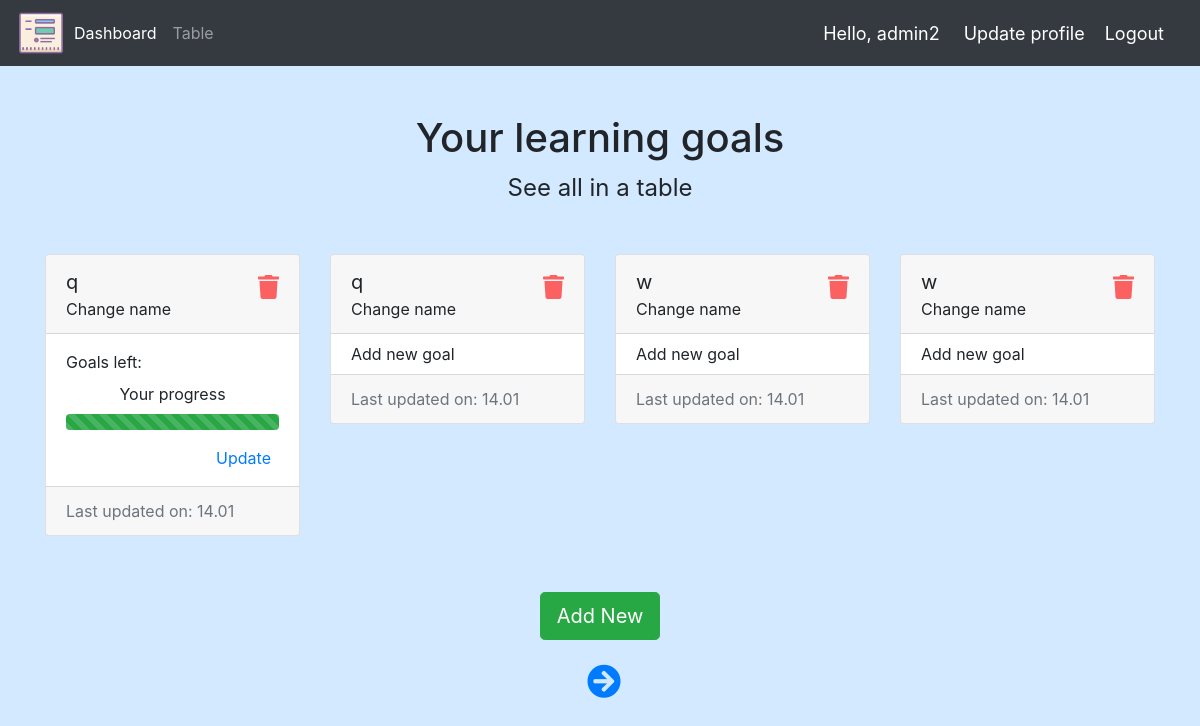
The page /dashboard/ (signed in) on the database its author committed.
### goals/models.py (models this page shows, shortened)
class LearningGoal(models.Model):
    name = models.CharField(blank=True, max_length=40)
    created_at = models.DateTimeField(auto_now_add=True)
    updated_at = models.DateTimeField(auto_now=True)
    user = models.ForeignKey(User, null=True, on_delete=models.CASCADE)

### goals/views.py (the view)
# urls.py: path('dashboard/', views.dashboard, name='dashboard'),
@login_required(login_url='login')
def dashboard(request):
    template_name = 'to_do_manager/dashboard.html'
    LearningGoals = request.user.learninggoal_set.prefetch_related(
         Prefetch('tasks',
                  queryset=SingleTask.objects.filter(completed=False))
                                                                 ).annotate(
                  counter=Count('tasks')).order_by('-updated_at')
    paginator = Paginator(LearningGoals, 4)
    page_number = request.GET.get('page')
    page_obj = paginator.get_page(page_number)
    context = {'page_obj': page_obj}
    return render(request, template_name, context)

### templates/to_do_manager/dashboard.html (shortened to what this page needs)
{% extends "to_do_manager/base.html" %}
{% block content %}
{% load mathfilters %}
<div class="row mt-5">
    <h1 class="col-12 text-center">Your learning goals</h1>
    <a class="col-12 text-center table-link mb-5" href="{% url 'dashboard_table' %}">See all in a table</a></h1>
</div>
<div class="row">
    {% for learninggoal in page_obj  %}
    <div class="col-3">
        <div class="card mb-2">
            <div class="card-header d-flex justify-content-between">
                <div>
                    <p class="mb-0">{{ learninggoal.name }}</p>
                    <a href="{% url 'change_goal_name' learninggoal.pk %}" class="change-link">Change name</a>
                </div>
                <div class="pt-2">
                    <a href="{% url 'delete_goal' learninggoal.pk %}" class="iconfo"><i class="fas fa-trash"></i></a>
                </div>
            </div>
            <div class="card-body py-2">
                {% if learninggoal.counter %}
                <p class="my-2">Goals left:</p>
                {% with numerator=learninggoal.tasks.all.count x=1 denominator=learninggoal.counter|default_if_none:1 %}
                <div class="" d-flex align-items-center flex-column"">
                    <p class="mb-0 mt-2 text-center">Your progress</p>
                    <div class="progress mt-2">
                        <div class="progress-bar progress-bar-striped bg-success" role="progressbar"
                            style="width: {{ denominator|sub:numerator|div:denominator|mul:100 }}%"
                            aria-valuenow="{{ denominator|sub:numerator|div:denominator|mul:100 }}" aria-valuemin="0"
                            aria-valuemax="100">
                        </div>
                    </div>
                    <div class="d-flex">
                        <a href="{% url 'task_list_url' pk=learninggoal.pk %}"
                            class="iconfo ml-auto p-2 mt-2">Update</a>
                    </div>
                </div>
                {% endwith %}
                {% else %}
                <a href="{% url 'task_list_url' pk=learninggoal.pk %}" class="change-link add">Add new goal</a>
                {% endif %}
            </div>
            <div class="card-footer text-muted">Last updated on: {{ learninggoal.updated_at| date:"d.m" }}</div>
        </div>
    </div>
    {% endfor %}
</div>
<div class="d-flex flex-column justify-content-center align-items-center">
    <a class="btn btn-success btn-lg mt-5 " href="{% url 'create_goal' %}" role="button">Add New</a>
    <div class="pagination mt-4">
        <span class="step-links">
            {% if page_obj.has_next %}
            <a class="ml-2" href="?page={{ page_obj.next_page_number }}"><i class="fa fa-arrow-circle-right arrow-page"
                    aria-hidden="true"></i>
            </a>
            {% endif %}
        </span>
    </div>
</div>
{% endblock content %}

### templates/to_do_manager/navbar.html (shortened to what this page needs)
{% load static %}
<nav class="navbar navbar-expand-lg navbar-dark bg-dark">
    <a href="{% url 'dashboard' %}"><img src="{% static 'to_do_manager/images/icon.png' %}" alt="logo" height="50"
            width="50"></a>
    <div class="collapse navbar-collapse" id="navbarText">
        <ul class="navbar-nav mr-auto">
            {% if request.get_full_path == "/dashboard-table/" %}
            <li class="nav-item">
                <a class="nav-link" href="{% url 'dashboard' %}">Dashboard</a>
            </li>
            <li class="nav-item active">
                <a class="nav-link" href="{% url 'dashboard_table' %}">Table</a>
            </li>
            {% else %}
            <li class="nav-item active">
                <a class="nav-link" href="{% url 'dashboard' %}">Dashboard</a>
            </li>
            <li class="nav-item">
                <a class="nav-link" href="{% url 'dashboard_table' %}">Table</a>
            </li>
            {% endif %}
        </ul>
    </div>
    <span class="hello-msg mr-4">Hello, {{ request.user }}</span>
    <span><a class="hello-msg logout " href="{% url 'update_profile' request.user.pk %}">Update profile</a></span>
    <span><a class="hello-msg logout " href="{% url 'logout' %}">Logout</a></span>
</nav>

### static/to_do_manager/css/style.css (style rules this page uses)
body, html { margin: 0; padding: 0; background: rgb(210, 233, 255) !important; height: 100vh; }
.hello-msg { font-size: 18px; color: #ffffff; margin: 0 20px 0 0; }
.card-header p { font-size: 1.25rem; }
.fa-pen-square, .fa-trash { font-size: 1.5rem; }
.iconfo .fa-trash { color: rgba(255, 0, 0, 0.609); }
.change-link { color: inherit; font-size: 0.725rem; margin: 0; padding: 0; }
.change-link, .add { font-size: 1rem; }
.table-link { color: inherit; font-size: 1.5rem; margin: 0; padding: 0; }
.arrow-page { font-size: 2.125rem; }

### rows shown on the page
LearningGoal: name "q", {{ denominator|sub:numerator|div:denominator|mul:100 }} 100.0 (drawn), updated_at "14.01"
LearningGoal: name "q", shows "Add new goal", updated_at "14.01"
LearningGoal: name "w", shows "Add new goal", updated_at "14.01"
LearningGoal: name "w", shows "Add new goal", updated_at "14.01"

### other values the page prints
{{ request.user }} "admin2"
